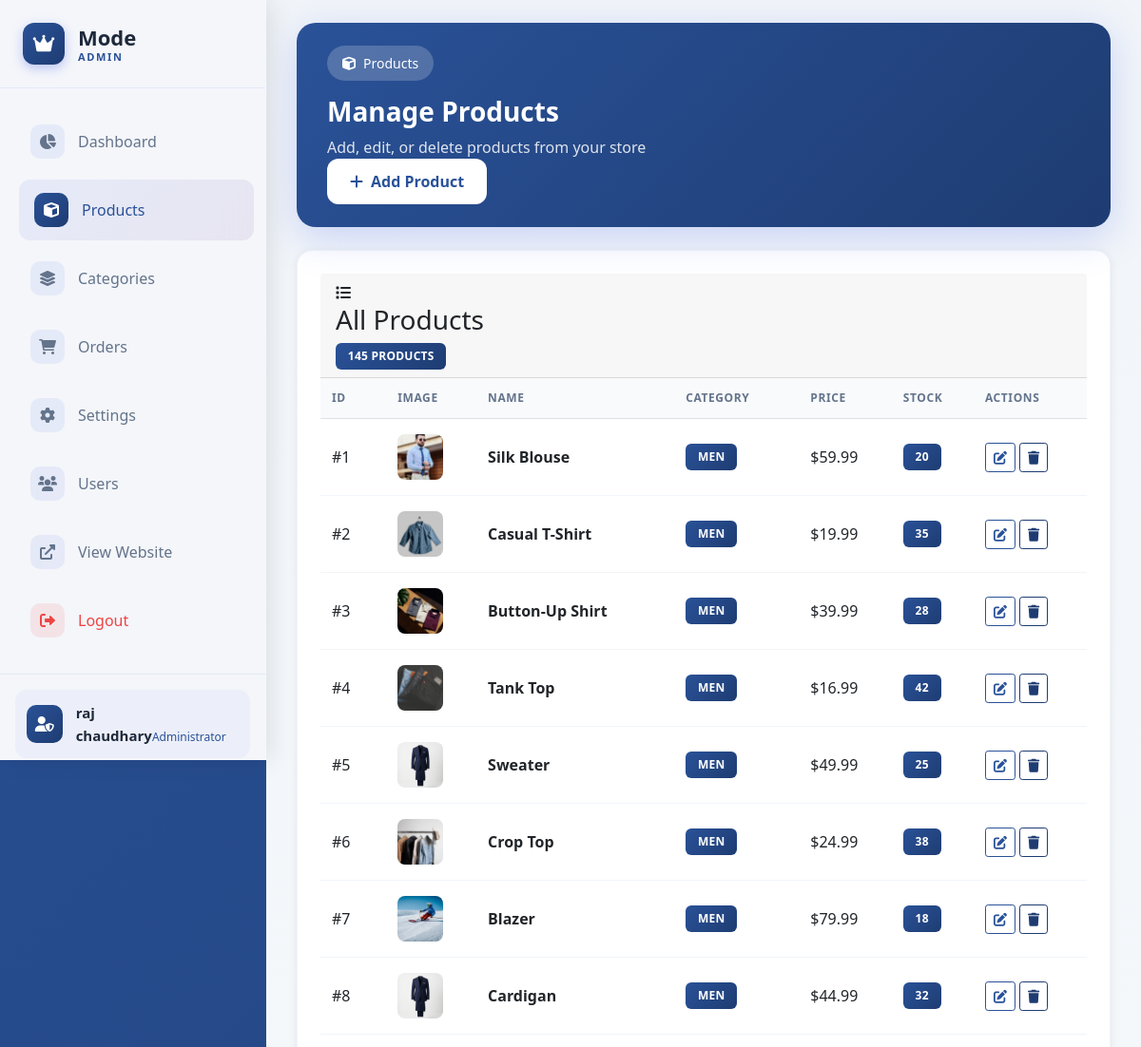
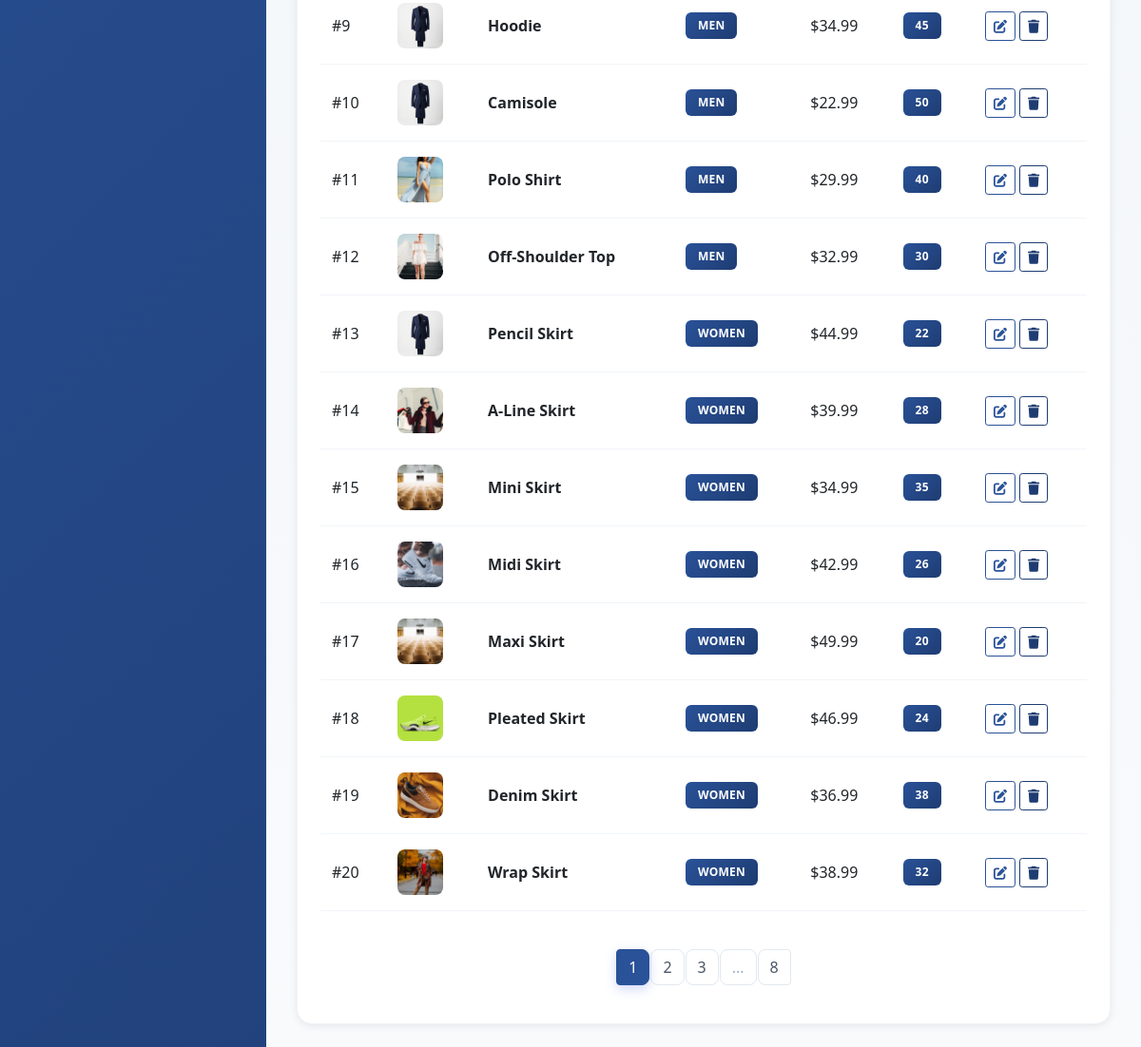
The app's page /admin/products (signed in) with its own data (2 pictures, top to bottom).
### models.py (models this page shows, shortened)
class Product(db.Model):
    id = db.Column(db.Integer, primary_key=True)
    name = db.Column(db.String(100), nullable=False)
    description = db.Column(db.Text, nullable=False)
    price = db.Column(db.Float, nullable=False)
    image_file = db.Column(db.String(500), nullable=False, default='default.jpg')
    stock = db.Column(db.Integer, nullable=False, default=0)
    category_id = db.Column(db.Integer, db.ForeignKey('category.id'), nullable=False)
    cart_items = db.relationship('CartItem', backref='product', lazy=True, cascade='all, delete-orphan')
    order_items = db.relationship('OrderItem', backref='product', lazy=True, cascade='all, delete-orphan')

class Category(db.Model):
    id = db.Column(db.Integer, primary_key=True)
    name = db.Column(db.String(50), nullable=False)
    description = db.Column(db.Text)
    gender = db.Column(db.String(10), nullable=False)  # 'men', 'women', 'kids'
    products = db.relationship('Product', backref='category', lazy=True)

### admin/routes.py (the view)
@admin.route('/products')
@admin_required
def products():
    page = request.args.get('page', 1, type=int)
    products_list = Product.query.paginate(page=page, per_page=20)
    return render_template('admin/products.html', title='Manage Products', products=products_list)

### app.py (called while the page is built)
def admin_required(f):
    from functools import wraps
    @wraps(f)
    def decorated_function(*args, **kwargs):
        if 'user_id' not in session:
            flash('Please log in to access this page.', 'warning')
            return redirect(url_for('admin.admin_login', next=request.url))
        if not session.get('is_admin', False):
            flash('Admin access required.', 'danger')
            return redirect(url_for('admin.admin_login'))
        return f(*args, **kwargs)
    return decorated_function

### templates/admin/products.html (shortened to what this page needs)
{% extends "base.html" %}
{% block content %}
<div class="admin-dashboard">
    <div class="admin-sidebar">
        <div class="sidebar-header">
            <div class="admin-logo">
                <div class="logo-icon"><i class="fas fa-crown"></i></div>
                <div class="logo-text"><span class="logo-main">Mode</span><span class="logo-sub">Admin</span></div>
            </div>
        </div>
        <nav class="sidebar-nav">
            <a href="{{ url_for('admin.dashboard') }}" class="nav-item"><div class="nav-icon"><i class="fas fa-chart-pie"></i></div><span>Dashboard</span></a>
            <a href="{{ url_for('admin.products') }}" class="nav-item active"><div class="nav-icon"><i class="fas fa-cube"></i></div><span>Products</span></a>
            <a href="{{ url_for('admin.categories') }}" class="nav-item"><div class="nav-icon"><i class="fas fa-layer-group"></i></div><span>Categories</span></a>
            <a href="{{ url_for('admin.orders') }}" class="nav-item"><div class="nav-icon"><i class="fas fa-shopping-cart"></i></div><span>Orders</span></a>
            <a href="{{ url_for('admin.settings') }}" class="nav-item"><div class="nav-icon"><i class="fas fa-cog"></i></div><span>Settings</span></a>
            <a href="{{ url_for('admin.users') }}" class="nav-item {% if request.endpoint == 'admin.users' %}active{% endif %}"><div class="nav-icon"><i class="fas fa-users"></i></div><span>Users</span></a>
            <a href="{{ url_for('main.home') }}" class="nav-item">
                <div class="nav-icon">
                    <i class="fas fa-external-link-alt"></i>
                </div>
                <span>View Website</span>
            </a>
            <a href="{{ url_for('admin.admin_logout') }}" class="nav-item logout">
                <div class="nav-icon">
                    <i class="fas fa-sign-out-alt"></i>
                </div>
                <span>Logout</span>
            </a>
        </nav>
        <div class="sidebar-footer">
            <div class="admin-profile">
                <div class="profile-avatar"><i class="fas fa-user-shield"></i></div>
                <div class="profile-info"><span class="profile-name">{{ session.username }}</span><span class="profile-role">Administrator</span></div>
            </div>
        </div>
    </div>
    <div class="admin-main">
        <div class="admin-header-section">
            <div class="header-content">
                <div class="header-left">
                    <div class="welcome-badge"><i class="fas fa-cube"></i><span>Products</span></div>
                    <h1 class="main-title">Manage Products</h1>
                    <p class="subtitle">Add, edit, or delete products from your store</p>
                </div>
                <div class="header-right">
                    <a href="{{ url_for('admin.add_product') }}" class="btn btn-primary"><i class="fas fa-plus"></i> Add Product</a>
                </div>
            </div>
        </div>
        <div class="content-card">
            <div class="card-header">
                <div class="header-title">
                    <div class="title-icon"><i class="fas fa-list"></i></div>
                    <h3>All Products</h3>
                </div>
                <span class="badge bg-secondary">{{ products.total }} Products</span>
            </div>
            <div class="table-responsive">
                <table class="table">
                    <thead>
                        <tr>
                            <th>ID</th>
                            <th>Image</th>
                            <th>Name</th>
                            <th>Category</th>
                            <th>Price</th>
                            <th>Stock</th>
                            <th>Actions</th>
                        </tr>
                    </thead>
                    <tbody>
                        {% for product in products.items %}
                        <tr>
                            <td>#{{ product.id }}</td>
                            <td>
                                {% if product.image_file.startswith('http') %}
                                    <img src="{{ product.image_file }}"
                                         alt="{{ product.name }}"
                                         class="product-thumb"
                                         style="width: 48px; height: 48px; border-radius: 8px; object-fit: cover;"
                                         onerror="this.src='/static/images/luxury_mens_suit.jpg'">
                                {% else %}
                                    <img src="{{ url_for('static', filename='images/' + (product.image_file or 'default-product.jpg')) }}"
                                         alt="{{ product.name }}"
                                         class="product-thumb"
                                         style="width: 48px; height: 48px; border-radius: 8px; object-fit: cover;"
                                         onerror="this.src='/static/images/luxury_mens_suit.jpg'">
                                {% endif %}
                            </td>
                            <td><strong>{{ product.name }}</strong></td>
                            <td><span class="badge bg-info">{{ product.category.name }}</span></td>
                            <td>${{ "%.2f"|format(product.price) }}</td>
                            <td>
                                {% if product.stock > 10 %}
                                    <span class="badge bg-success">{{ product.stock }}</span>
                                {% elif product.stock > 0 %}
                                    <span class="badge bg-warning">{{ product.stock }}</span>
                                {% else %}
                                    <span class="badge bg-danger">0</span>
                                {% endif %}
                            </td>
                            <td>
                                <a href="{{ url_for('admin.edit_product', product_id=product.id) }}" class="btn btn-sm btn-outline-primary"><i class="fas fa-edit"></i></a>
                                <form action="{{ url_for('admin.delete_product', product_id=product.id) }}" method="POST" class="d-inline" onsubmit="return confirm('Delete this product?');">
                                    <button type="submit" class="btn btn-sm btn-outline-danger"><i class="fas fa-trash"></i></button>
                                </form>
                            </td>
                        </tr>
                        {% endfor %}
                    </tbody>
                </table>
            </div>
            {% if products.pages > 1 %}
            <nav aria-label="Page navigation" class="mt-4">
                <ul class="pagination justify-content-center">
                    {% for page_num in products.iter_pages(left_edge=1, right_edge=1, left_current=1, right_current=2) %}
                        {% if page_num %}
                            {% if products.page == page_num %}
                                <li class="page-item active"><span class="page-link">{{ page_num }}</span></li>
                            {% else %}
                                <li class="page-item"><a class="page-link" href="{{ url_for('admin.products', page=page_num) }}">{{ page_num }}</a></li>
                            {% endif %}
                        {% else %}
                            <li class="page-item disabled"><span class="page-link">...</span></li>
                        {% endif %}
                    {% endfor %}
                </ul>
            </nav>
            {% endif %}
        </div>
    </div>
</div>
{% endblock %}

### static/css/style.css (style rules this page uses)
.pagination .page-link { color: #4a5568; border-color: #e2e8f0; border-radius: 8px; margin: 0 2px; transition: all 0.3s ease; font-weight: 500; }
.pagination .page-item.active .page-link { background-color: #2a5298; border-color: #2a5298; color: white; box-shadow: 0 4px 12px rgba(102, 126, 234, 0.3); }
.pagination .page-item.disabled .page-link { color: #a0aec0; background-color: transparent; border-color: #e2e8f0; }

### records on screen
Product: id "1", image_file (picture), name "Silk Blouse", category.name "MEN", price "59.99", stock "20"
Product: id "2", image_file (picture), name "Casual T-Shirt", category.name "MEN", price "19.99", stock "35"
Product: id "3", image_file (picture), name "Button-Up Shirt", category.name "MEN", price "39.99", stock "28"
Product: id "4", image_file (picture), name "Tank Top", category.name "MEN", price "16.99", stock "42"
Product: id "5", name "Sweater", category.name "MEN", price "49.99", stock "25"
Product: id "6", image_file (picture), name "Crop Top", category.name "MEN", price "24.99", stock "38"
Product: id "7", image_file (picture), name "Blazer", category.name "MEN", price "79.99", stock "18"
Product: id "8", name "Cardigan", category.name "MEN", price "44.99", stock "32"
Product: id "9", name "Hoodie", category.name "MEN", price "34.99", stock "45"
Product: id "10", name "Camisole", category.name "MEN", price "22.99", stock "50"
Product: id "11", image_file (picture), name "Polo Shirt", category.name "MEN", price "29.99", stock "40"
Product: id "12", image_file (picture), name "Off-Shoulder Top", category.name "MEN", price "32.99", stock "30"
Product: id "13", name "Pencil Skirt", category.name "WOMEN", price "44.99", stock "22"
Product: id "14", image_file (picture), name "A-Line Skirt", category.name "WOMEN", price "39.99", stock "28"
Product: id "15", image_file (picture), name "Mini Skirt", category.name "WOMEN", price "34.99", stock "35"
Product: id "16", image_file (picture), name "Midi Skirt", category.name "WOMEN", price "42.99", stock "26"
Product: id "17", image_file (picture), name "Maxi Skirt", category.name "WOMEN", price "49.99", stock "20"
Product: id "18", image_file (picture), name "Pleated Skirt", category.name "WOMEN", price "46.99", stock "24"
Product: id "19", image_file (picture), name "Denim Skirt", category.name "WOMEN", price "36.99", stock "38"
Product: id "20", image_file (picture), name "Wrap Skirt", category.name "WOMEN", price "38.99", stock "32"

### other values on screen
{{ session.username }} "raj chaudhary"
{{ products.total }} "145"
{{ page_num }} "1"
{{ page_num }} "2" "3" "8"
